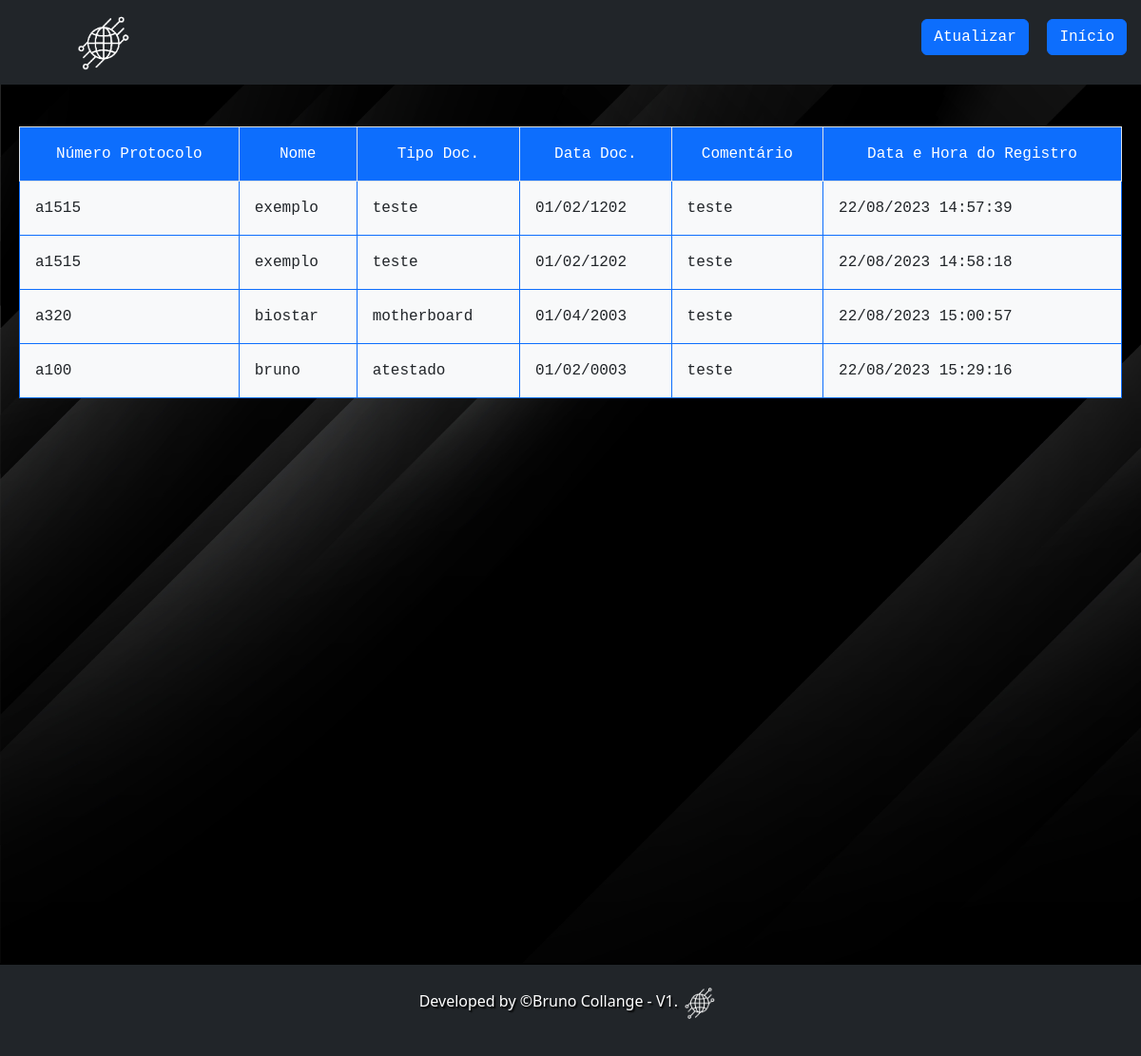
The app's page /admin.php with its own data.
### tables this page shows
CREATE TABLE `protocolos` (
  `id` int(11) NOT NULL,
  `numeroProtocolo` varchar(100) NOT NULL,
  `nome` varchar(255) NOT NULL,
  `tipoDoc` varchar(255) NOT NULL,
  `dataDoc` date NOT NULL,
  `comentario` varchar(255) NOT NULL,
  `momento_registro` datetime NOT NULL
);

### admin.php (the view, shortened to what this page needs)
<?php
include('conexao.php');
$consulta = "SELECT * FROM protocolos";
$con = $mysqli->query($consulta) or die($mysqli->error);
?>
<!DOCTYPE html>
<html lang="pt-BR">
<head>
    <link href="https://cdn.jsdelivr.net/npm/bootstrap@5.2.1/dist/css/bootstrap.min.css" rel="stylesheet">
    <link rel="stylesheet" href="style.css">
</head>
<header class="bg-dark">
    <img class="logo" src="images/logoWhite.png" alt="logo">
    <a class="btn btn-primary btnheader" href="/sysprot/admin.php" onclick="alert('Atualizado com sucesso!')">Atualizar</a>
    <a class="btn btn-primary btnheader" href="/sysprot">Início</a>
</header>
<br>
<body>
    <div class="all">
        <table class="table table-bordered border-primary">
            <tr style="text-align: center;">
                <td class="border border, p-3 mb-2 bg-primary text-white">Número Protocolo</td>
                <td class="border border, p-3 mb-2 bg-primary text-white">Nome</td>
                <td class="border border, p-3 mb-2 bg-primary text-white">Tipo Doc.</td>
                <td class="border border, p-3 mb-2 bg-primary text-white">Data Doc.</td>
                <td class="border border, p-3 mb-2 bg-primary text-white">Comentário</td>
                <td class="border border, p-3 mb-2 bg-primary text-white">Data e Hora do Registro</td>
            </tr>
            <?php while ($dado = $con->fetch_array()) { ?>
                <tr>
                    <td class="p-3 mb-2 bg-light"><?php echo $dado["numeroProtocolo"]; ?></td>
                    <td class="p-3 mb-2 bg-light"><?php echo $dado["nome"]; ?></td>
                    <td class="p-3 mb-2 bg-light"><?php echo $dado["tipoDoc"]; ?></td>
                    <td class="p-3 mb-2 bg-light"><?php echo date('d/m/Y', strtotime($dado["dataDoc"])); ?></td>
                    <td class="p-3 mb-2 bg-light"><?php echo $dado["comentario"]; ?></td>
                    <td class="p-3 mb-2 bg-light"><?php echo  date('d/m/Y H:i:s', strtotime($dado["momento_registro"])); ?></td>
                </tr>
            <?php
            }
            ?>
        </table>
    </div>
</body>
<footer class="homefooter bg-dark">
    <p>Developed by &copy;Bruno Collange - V1.<img src="images/logoWhite.png"></p>
</footer>
</html>

### style.css (style rules this page uses)
* { font-family: "Lucida Console", "Courier New", monospace; margin: 0; padding: 0; box-sizing: border-box; }
body { margin: 0; background-image: url(images/backgroundMA.png); background-attachment: fixed; background-repeat: no-repeat; background-size: cover; display: grid; }
.all { min-height: 900px; padding: 20px; }
header { text-align: right; padding: 10px; }
.btnheader { margin: 10px 5px; }
.logo { float: left; width: 80px; position: relative; left: 5%; }
footer { padding: 20px; text-align: center; border-top: 2px solid black; }
footer p { color: white; text-align: center; font-family: 'Segoe UI', Tahoma, Geneva, Verdana, sans-serif; text-shadow: 0.1em 0.1em 0.1em black; }
footer img { width: 4%; }

### records on screen
protocolos: numeroProtocolo "a1515", nome "exemplo", tipoDoc "teste", dataDoc "01/02/1202", comentario "teste", momento_registro "22/08/2023 14:57:39"
protocolos: numeroProtocolo "a1515", nome "exemplo", tipoDoc "teste", dataDoc "01/02/1202", comentario "teste", momento_registro "22/08/2023 14:58:18"
protocolos: numeroProtocolo "a320", nome "biostar", tipoDoc "motherboard", dataDoc "01/04/2003", comentario "teste", momento_registro "22/08/2023 15:00:57"
protocolos: numeroProtocolo "a100", nome "bruno", tipoDoc "atestado", dataDoc "01/02/0003", comentario "teste", momento_registro "22/08/2023 15:29:16"
